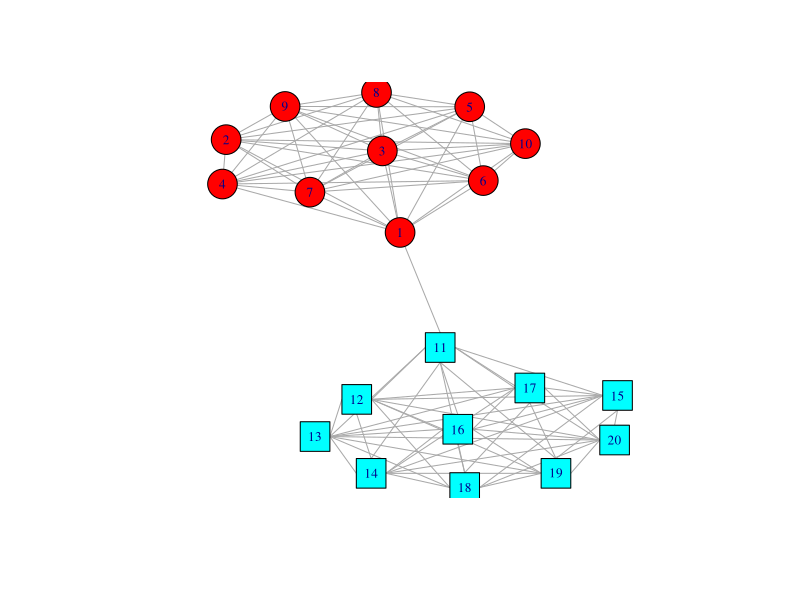
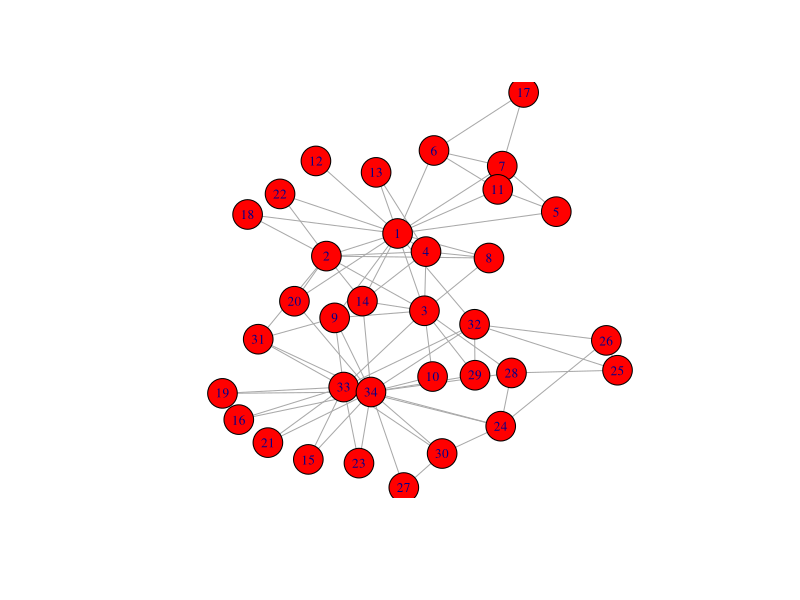
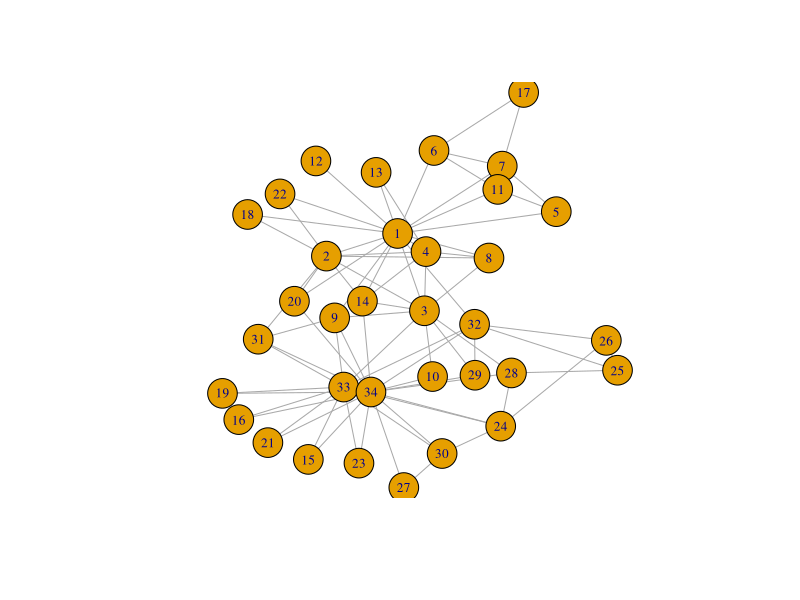

R code for these plots, in order:
library(igraph)

#relabel C to only include membership 1 to k----------------------------------
#helper function for Algorithm 2
#mainly needed for coloring nodes
relabel<-function(C){
  C_temp = C
  q=c(1:length(unique(C)))
  for(i in q){
    min_C = min(C_temp)
    C[C==min_C]=i
    C_temp = setdiff(C_temp,min_C)
  }
  return(C)
}
#----------------------------------------------------------------------------------

#colors the nodes for plotting ---------------------------------------------------
color_clusters<-function(g){
  colors<-rainbow(length(unique(g$membership)))
  V(g)$color<-colors[g$membership]
  return(g)
}

shape_clusters<-function(g){
  V(g)$shape=shapes()[g$membership]
  return(g)
}

#--------------------------------------------------------------------------------

#returns a graph with clustering via random walks the method described in the paper SC
random_walk_cluster_paper<-function(g,steps=3,num_C=0){
  steps = steps +1 #must add one to number of steps for rand_walk function
  
  #Algorithm 1-------------------------------------------------------------
  S = matrix(ncol=length(V(g)),nrow=length(V(g)),0,0)  #initialize S to all zeros
  for(i in 1:length(V(g))){
    start = i
    C = random_walk(g,start,steps)
    for(j in C){
      for(k in C){
        if(j != k){
          S[j,k] = S[j,k]+1
        }
      }
    }
  }
  #---------------------------------------------------------------------------
  #Algorithm 2----------------------------------------------------------------
  C = c(1:length(V(g))) #C is the set of communities
  isDone = FALSE
  removed_rows = c()
  while(isDone == FALSE){
    maxIndicies = which(S == max(S),arr.ind = TRUE)
    max_i = maxIndicies[1,][1]
    max_j = maxIndicies[1,][2]
    max_value=max(S)
    #merged_row = apply(cbind(S[max_i,],rep(max_value,length(V(g)))),1,mean) #this is in the paper
    merged_row = apply(cbind(S[max_i,],S[max_j,]),1,mean)
    S[max_i,]= merged_row
    S[,max_j]=0
    C[max_j]=C[max_i]
    if( max(S) == 0 || length(unique(C)) <= num_C ){
      isDone = TRUE
    }
  }
  #-----------------------------------------------------------------------------
  C=relabel(C)
  g$membership=C
  g=color_clusters(g)
  g=shape_clusters(g)
  return(g)
}


#returns a graph with clustering via random walks
random_walk_cluster<-function(g,steps=3,num_C=1){
  steps = steps +1 #must add one to number of steps for rand_walk function
  
  #Algorithm 1-------------------------------------------------------------
  S = matrix(ncol=length(V(g)),nrow=length(V(g)),0,0)  #initialize S to all zeros
  for(i in 1:length(V(g))){
    start = i
    C = random_walk(g,start,steps)
    for(j in C){
      for(k in C){
        if(j != k){
          S[j,k] = S[j,k]+1
        }
      }
    }
  }
  #---------------------------------------------------------------------------
  #Algorithm 2----------------------------------------------------------------
  C_max_mod = c(1:length(V(g))) #this is the place holder for the communities structure with the best modularity
  mod_max = 0
  C = c(1:length(V(g))) #C is the set of communities
  isDone = FALSE
  while(isDone == FALSE){
    maxIndicies = which(S == max(S),arr.ind = TRUE)
    max_i = as.integer(maxIndicies[1,][2])
    max_j = as.integer(maxIndicies[1,][1])
    #? merge commuinities i and j and replace with new community?
    #convention will be to take the smallest index and keep that as the community label
    
    S[max_i,max_j] = 0
    S[max_j,max_i] = 0
    merged_vec = apply(rbind(S[max_i,],S[max_j,]),2,mean)
    S[max_i,]=merged_vec
    S[,max_i]=t(t(merged_vec))
    S[max_j,]=0
    S[,max_j]=0
    
    #labeling clusters
    C_gone=C[max_j]
    for(q in c(1:length(C))){
      if(C[q]==C_gone){
        C[q]=C[max_i]
      }
    }
    
    #check if new maximum
    if(modularity(g,relabel(C))> mod_max){
      mod_max = modularity(g,relabel(C))
      C_max_mod = relabel(C)
    }
    
    #check if cluster number criteria is met
    if( max(S) == 0 || length(unique(C)) <= num_C ){
      isDone = TRUE
    }
  }
  #-----------------------------------------------------------------------------
  #max mod criteria
  #g$membership = C_max_mod
  #g=color_clusters(g)
  #g=shape_clusters(g)
  
  C=relabel(C)
  g$membership=C
  g=color_clusters(g)
  g=shape_clusters(g)
  return(g)
}


#give two clusterings, v1 and v2
#return: distances between two clusterings
distance<-function(v1,v2){
  dist = 0
  #all possible pairs
  for(i in c(1:length(v1))){
    for(j in c(1: i)){
      if(v1[i] == v1[j]){
        #if they were in the same cluster in 1
        if(v2[i] != v2[j]){
          dist = dist+1
        }
      }else{
        #if they were in different clusters in 1
        if(v2[i] == v2[j]){
          dist=dist+1
        }
      }
    }
  }
  return(dist/(length(v1)*(length(v1)-1)/2))
}

#give list of clusterings
#returns the variance from the list
variance<-function(clusterings){
  sums = 0
  max_distance = 0
  for(i in c(1:length(clusterings))){
    for(j in c(1:i)){
      sums = sums+distance(clusterings[[i]],clusterings[[j]])
      if(distance(clusterings[[i]],clusterings[[j]]) >= max_distance){
        max_distance = distance(clusterings[[i]],clusterings[[j]])
      }
    }
  }
  #print(max_distance)
  return(sums/(length(clusterings)^2))
}


#Sample Graph Dumbell--------------------------------------------------
#n=6
n=10
p=.99
g=graph.disjoint.union(erdos.renyi.game(n,p,loops=FALSE,directed=FALSE),
                       erdos.renyi.game(n,p,loops=FALSE,directed=FALSE))
g<-add_edges(g,c(n+1,1))
#plot(g)

g=random_walk_cluster(g,steps=100,num_C=2)
modularity(g,g$membership)
plot(g,mark.groups=NULL,layout=layout.kamada.kawai,vertex.label.cex=.8,vertex.size=15,margin=c(-.1,-.4,-.1,-.4))
#-----------------------------------------------------------------------



#Testing many trials
#Steps = c(1:60)
#num_trial= 20
#steps_mod = c()

#for(s in Steps){
#  trial_mod = c()
#  for(t in c(1:num_trial)){
#    g=random_walk_cluster(g,steps=s)
#    trial_mod<-append(trial_mod,modularity(g,g$membership))
#  }
#  steps_mod<-append(steps_mod,mean(trial_mod))
#}
#jpeg(paste('Final_Steps',max(Steps),"Trials",num_trial,"_",format(Sys.time(), "%a %b %d %X %Y"),sep=""))
#plot(steps_mod)
#dev.off()

#Zachary test, |V(g)| = 34
g = graph.famous("Zachary")
#g=random_walk_cluster(g,length(V(g)))
g=random_walk_cluster(g,4)
modularity(g,g$membership)
plot(g,mark.groups=NULL,layout=layout.kamada.kawai,vertex.label.cex=.8,vertex.size=15,margin=c(-.1,-.4,-.1,-.4))

m = 100 #number of simulations
freebee_thresh = 0
clusterings=list()
i = 0
not_good = 0
while(i<m){
  g = graph.famous("Zachary")
  #n=10
  #p=.99
  #g=graph.disjoint.union(erdos.renyi.game(n,p,loops=FALSE,directed=FALSE),
  #                       erdos.renyi.game(n,p,loops=FALSE,directed=FALSE))
  #g<-add_edges(g,c(n+1,1))
  
  #g=random_walk_cluster(g,4,num_C=2) #SC
  
  g$membership=membership(cluster_label_prop(g)) #use with label prop
  #g$membership=membership(cluster_spinglass(g)) #use with spinglass
  #g$membership=membership(cluster_walktrap(g)) #use with walktrap
  if(length(which(g$membership == 1))<= freebee_thresh || length(which(g$membership == 1)) >= length(V(g))-freebee_thresh){
    not_good= not_good+1
  }else{
    clusterings[length(clusterings)+1] = list(g$membership)
    i=i+1
  }
}
#clusterings
variance(clusterings)
plot(g,mark.groups=NULL,layout=layout.kamada.kawai,vertex.label.cex=.8,vertex.size=15,margin=c(-.1,-.4,-.1,-.4))
#clusterings
